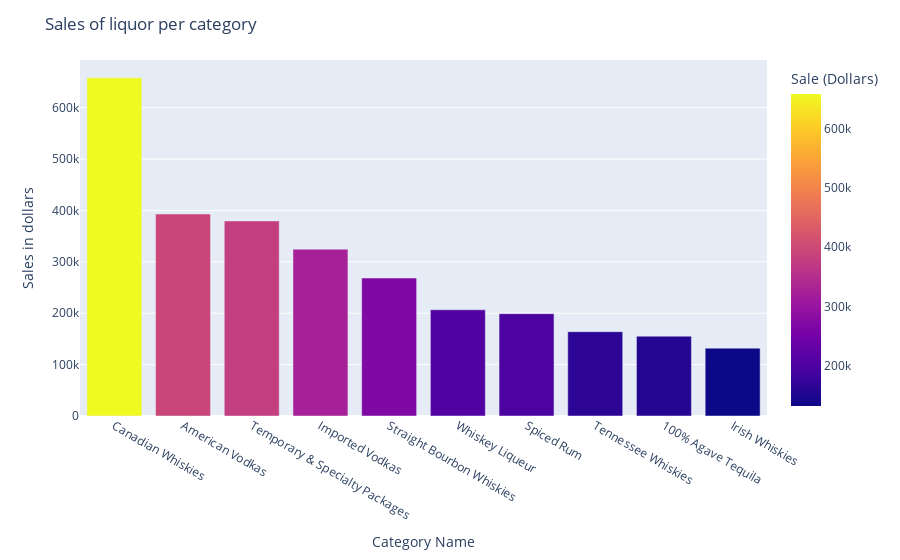

Write notebook code for a chart like this one.
### Code cell
import plotly.graph_objects as go
from plotly.offline import init_notebook_mode, iplot
init_notebook_mode(connected=True)

fig_reg = px.bar(top_count1,x=top_count1.index, y='Sale (Dollars)',color='Sale (Dollars)')
fig_reg.update_layout(
    title="Sales of liquor per category",
    xaxis_title=" Category Name",
    yaxis_title="Sales in dollars",
    )
fig_reg.show()

### Figure 1 — Plotly figure (JSON) as saved in the notebook; plotly's stock layout.template omitted (floating-point values rounded to 4 significant figures)
{"data": [{"alignmentgroup": "True", "hovertemplate": "Category Name=%{x}<br>Sale (Dollars)=%{marker.color}<extra></extra>", "legendgroup": "", "marker": {"color": [658000.0, 393000.0, 379500.0, 324600.0, 268500.0, 206700.0, 199100.0, 164100.0, 155300.0, 132100.0], "coloraxis": "coloraxis"}, "name": "", "offsetgroup": "", "orientation": "v", "showlegend": false, "textposition": "auto", "type": "bar", "x": ["Canadian Whiskies", "American Vodkas", "Temporary & Specialty Packages", "Imported Vodkas", "Straight Bourbon Whiskies", "Whiskey Liqueur", "Spiced Rum", "Tennessee Whiskies", "100% Agave Tequila", "Irish Whiskies"], "xaxis": "x", "y": [658000.0, 393000.0, 379500.0, 324600.0, 268500.0, 206700.0, 199100.0, 164100.0, 155300.0, 132100.0], "yaxis": "y"}], "layout": {"barmode": "relative", "coloraxis": {"colorbar": {"title": {"text": "Sale (Dollars)"}}, "colorscale": [[0, "#0d0887"], [0.1111, "#46039f"], [0.2222, "#7201a8"], [0.3333, "#9c179e"], [0.4444, "#bd3786"], [0.5556, "#d8576b"], [0.6667, "#ed7953"], [0.7778, "#fb9f3a"], [0.8889, "#fdca26"], [1, "#f0f921"]]}, "legend": {"tracegroupgap": 0}, "margin": {"t": 60}, "title": {"text": "Sales of liquor per category"}, "xaxis": {"anchor": "y", "domain": [0, 1], "title": {"text": " Category Name"}}, "yaxis": {"anchor": "x", "domain": [0, 1], "title": {"text": "Sales in dollars"}}}}
